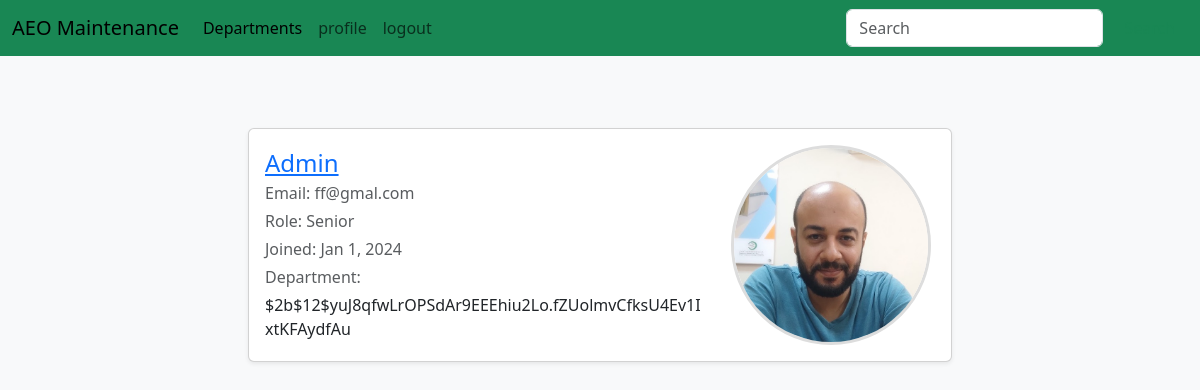
Page /users (signed in) on the earlier database version.
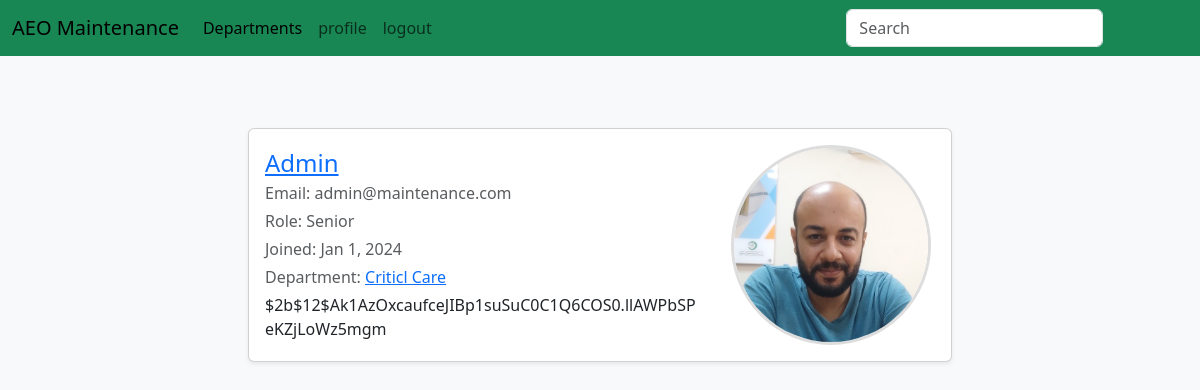
Same page on the later database version.
### maintenance_system/models.py (models this page shows, shortened)
class User(db.Model, UserMixin):
	id = db.Column(db.Integer, primary_key=True)
	username = db.Column(db.String(80), unique=True)
	email = db.Column(db.String(120), unique=True)
	password = db.Column(db.String(120))
	rank = db.Column(db.String(120), default="Junior")
	profile_pic = db.Column(db.String(120), default="default.jpg")
	department_id = db.Column(db.Integer, db.ForeignKey('department.id'))
	machines = db.relationship('Machine', backref='user', lazy=True)
	hospitals = db.relationship('Hospital', secondary='user_hospital', backref='users', lazy='dynamic')

class Department(db.Model):
	id = db.Column(db.Integer, primary_key=True)
	name = db.Column(db.String(80), unique=True)
	members = db.relationship('User', backref='department', lazy=True)
	devices = db.relationship('Device', backref='department', lazy=True)

### maintenance_system/User/routes.py (the view)
@login_required
@usersbp.route('/users')
def users():
    if not current_user.is_authenticated:
        return redirect(url_for('usersbp.login'))
    users = User.query.all()
    return render_template('users.html', users=users)

### maintenance_system/models.py (called while the page is built)
@login_manager.user_loader
def load_user(user_id):
	return User.query.get(int(user_id))

### maintenance_system/Templates/users.html
{% extends "layout.html"%}
{% block content %}
<div class="row justify-content-center">
	{% for user in users %}
	<div class="col-md-8 col-lg-8 mt-4 mb-4">
		<div class="card p-3 shadow-sm">
			<div class="row align-items-center">
				<div class="col-md-8 col-12">
					<a href=" {{url_for('usersbp.user', id=user.id) }}">
						<h4 class="mb-1">{{user.username}}</h4>
					</a>
					<p class="text-muted mb-1">Email: {{user.email}}</p>
					<p class="text-muted mb-1">Role: {{user.rank}}</p>
					<p class="text-muted mb-1">Joined: Jan 1, 2024</p>
					<p class="text-muted mb-1">Department: <a href="#">{{user.department.name}}</a>
					</p>
					{{user.password}}
				</div>
				<div class="col-md-4 col-12 text-center">
					<img src="{{ url_for('static', filename='images/profile.jpg')}}" alt="User Photo"
						class="rounded-photo">
				</div>
			</div>
		</div>
	</div>
	{% endfor %}
</div>
{% endblock%}

Differences in the rows shown:
changed User "Admin": email "ff@gmal.com" → "admin@maintenance.com"; department.name (not shown) → "Criticl Care"; password "$2b$12$yuJ8qfwLrOPSdAr9EEEhiu2Lo.fZUolmvCfksU4Ev1IxtKFAydfAu" → "$2b$12$Ak1AzOxcaufceJIBp1suSuC0C1Q6COS0.llAWPbSPeKZjLoWz5mgm"
